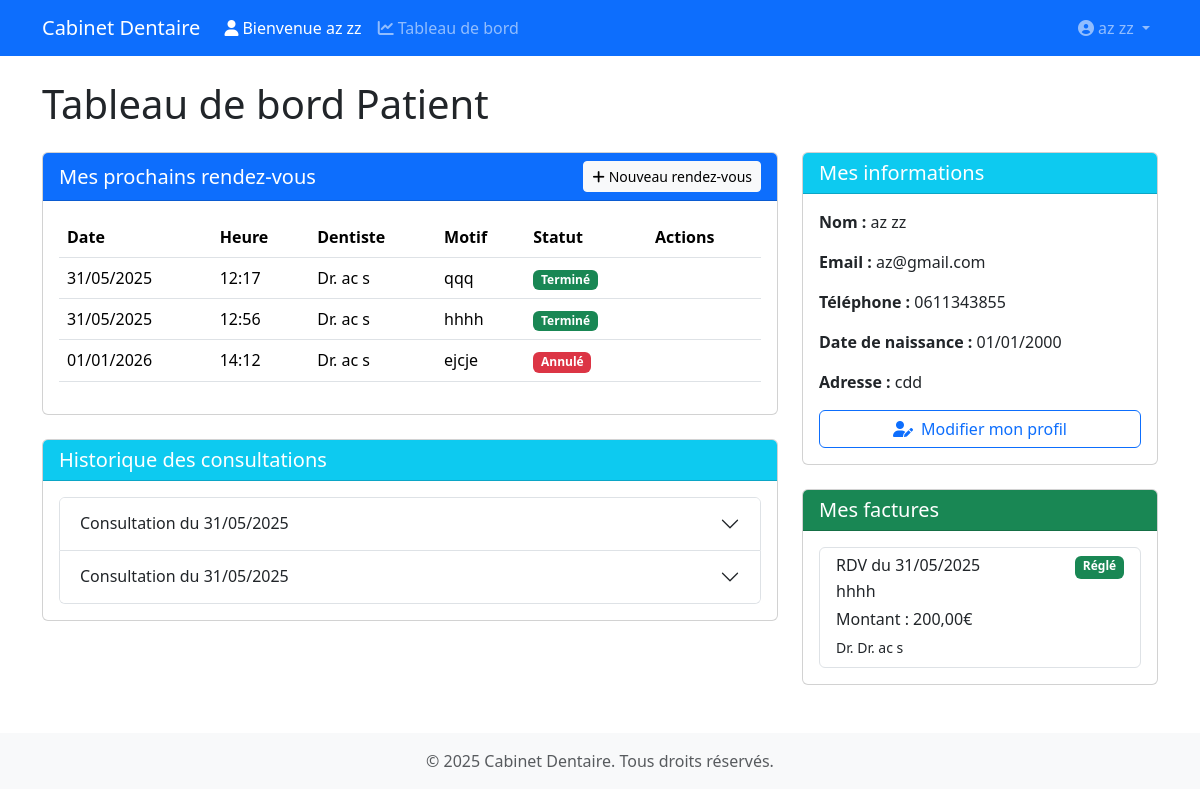
Screenshot of /dashboard/ (signed in) with the database file from the repository.
### gestion_cabinet/models.py (models this page shows, shortened)
class CustomUser(AbstractUser):
    ROLE_CHOICES = [
        ('PATIENT', 'Patient'),
        ('DENTISTE', 'Dentiste'),
        ('SECRETAIRE', 'Secrétaire'),
    ]
    role = models.CharField(max_length=20, choices=ROLE_CHOICES)
    date_naissance = models.DateField(null=True, blank=True)
    telephone = models.CharField(max_length=15, null=True, blank=True)
    adresse = models.TextField(null=True, blank=True)
    photo_profil = models.ImageField(upload_to='photos_profil/', null=True, blank=True)
    class Meta:
        db_table = 'auth_custom_user'
        verbose_name = 'Utilisateur'
        verbose_name_plural = 'Utilisateurs'

class RendezVous(models.Model):
    STATUT_CHOICES = [
        ('PROGRAMME', 'Programmé'),
        ('EN_COURS', 'En cours'),
        ('TERMINE', 'Terminé'),
        ('ANNULE', 'Annulé'),
    ]
    patient = models.ForeignKey(Patient, on_delete=models.CASCADE)
    dentiste = models.ForeignKey(Dentiste, on_delete=models.CASCADE)
    date_heure = models.DateTimeField()
    motif = models.CharField(max_length=200)
    statut = models.CharField(max_length=20, choices=STATUT_CHOICES, default='PROGRAMME')
    notes = models.TextField(blank=True)
    montant = models.DecimalField(max_digits=10, decimal_places=2, default=0)
    statut_paiement = models.CharField(
        max_length=20,
        choices=[
            ('EN_ATTENTE', 'En attente'),
            ('REGLE', 'Réglé'),
        ],
        default='EN_ATTENTE'
    )
    class Meta:
        db_table = 'cabinet_rendez_vous'
        verbose_name = "Rendez-vous"
        verbose_name_plural = "Rendez-vous"
        ordering = ['-date_heure']

class Dentiste(models.Model):
    user = models.OneToOneField('CustomUser', on_delete=models.CASCADE, related_name='dentiste_profile')
    specialite = models.CharField(max_length=100)
    telephone = models.CharField(max_length=15)
    class Meta:
        db_table = 'cabinet_dentiste'
    def __str__(self):
        return f"Dr. {self.user.get_full_name()}"

class Consultation(models.Model):
    rendez_vous = models.OneToOneField(RendezVous, on_delete=models.CASCADE)
    diagnostic = models.TextField()
    traitement = models.TextField()
    date_consultation = models.DateTimeField(auto_now_add=True)

class Patient(models.Model):
    user = models.OneToOneField('CustomUser', on_delete=models.CASCADE, related_name='patient_profile')
    date_naissance = models.DateField()
    telephone = models.CharField(max_length=15)
    adresse = models.TextField()
    date_inscription = models.DateTimeField(auto_now_add=True)
    class Meta:
        db_table = 'cabinet_patient'

### gestion_cabinet/views.py (the view, shortened to what this page needs)
# urls.py: path('dashboard/', views.dashboard, name='dashboard'),
@login_required
def dashboard(request):
    user = request.user
    context = {}
    if hasattr(user, 'patient_profile'):
        context['rendez_vous'] = RendezVous.objects.filter(
            patient=user.patient_profile
        ).order_by('date_heure')
        context['consultations'] = Consultation.objects.filter(
            rendez_vous__patient=user.patient_profile
        ).order_by('-date_consultation')
        context['factures'] = RendezVous.objects.filter(
            patient=user.patient_profile,
            montant__gt=0  # Montant supérieur à 0
        ).order_by('-date_heure')
        return render(request, 'gestion_cabinet/dashboard_patient.html', context)
    messages.error(request, "Votre compte n'est pas correctement configuré. Veuillez contacter l'administrateur.")
    return redirect('home')

### templates/gestion_cabinet/dashboard_patient.html (shortened to what this page needs)
{% extends 'gestion_cabinet/base.html' %}
{% block content %}
<h1 class="mb-4">Tableau de bord Patient</h1>
<div class="row">
    <div class="col-md-8">
        <div class="card mb-4">
            <div class="card-header bg-primary text-white d-flex justify-content-between align-items-center">
                <h5 class="card-title mb-0">Mes prochains rendez-vous</h5>
                <a href="{% url 'rendez_vous_create' %}" class="btn btn-light btn-sm">
                    <i class="fas fa-plus me-1"></i>Nouveau rendez-vous
                </a>
            </div>
            <div class="card-body">
                {% if rendez_vous %}
                <div class="table-responsive">
                    <table class="table table-hover">
                        <thead>
                            <tr>
                                <th>Date</th>
                                <th>Heure</th>
                                <th>Dentiste</th>
                                <th>Motif</th>
                                <th>Statut</th>
                                <th>Actions</th>
                            </tr>
                        </thead>
                        <tbody>
                            {% for rdv in rendez_vous %}
                            <tr>
                                <td>{{ rdv.date_heure|date:"d/m/Y" }}</td>
                                <td>{{ rdv.date_heure|time:"H:i" }}</td>
                                <td>{{ rdv.dentiste }}</td>
                                <td>{{ rdv.motif }}</td>
                                <td>
                                    <span class="badge {% if rdv.statut == 'PROGRAMME' %}bg-primary{% elif rdv.statut == 'TERMINE' %}bg-success{% elif rdv.statut == 'ANNULE' %}bg-danger{% else %}bg-warning{% endif %}">
                                        {{ rdv.get_statut_display }}
                                    </span>
                                </td>
                                <td>
                                </td>
                            </tr>
                            {% endfor %}
                        </tbody>
                    </table>
                </div>
                {% else %}
                <p class="text-center">Vous n'avez pas de rendez-vous programmés.</p>
                {% endif %}
            </div>
        </div>
        <div class="card mb-4">
            <div class="card-header bg-info text-white">
                <h5 class="card-title mb-0">Historique des consultations</h5>
            </div>
            <div class="card-body">
                {% if consultations %}
                <div class="accordion" id="accordionConsultations">
                    {% for consultation in consultations %}
                    <div class="accordion-item">
                        <h2 class="accordion-header">
                            <button class="accordion-button collapsed" type="button" data-bs-toggle="collapse" data-bs-target="#consultation{{ consultation.id }}">
                                Consultation du {{ consultation.date_consultation|date:"d/m/Y" }}
                            </button>
                        </h2>
                    </div>
                    {% endfor %}
                </div>
                {% else %}
                <p class="text-center">Aucune consultation enregistrée.</p>
                {% endif %}
            </div>
        </div>
    </div>
    <div class="col-md-4">
        <div class="card mb-4">
            <div class="card-header bg-info text-white">
                <h5 class="card-title mb-0">Mes informations</h5>
            </div>
            <div class="card-body">
                <p><strong>Nom :</strong> {{ user.get_full_name }}</p>
                <p><strong>Email :</strong> {{ user.email }}</p>
                <p><strong>Téléphone :</strong> {{ user.patient_profile.telephone }}</p>
                <p><strong>Date de naissance :</strong> {{ user.patient_profile.date_naissance|date:"d/m/Y" }}</p>
                <p><strong>Adresse :</strong> {{ user.patient_profile.adresse }}</p>
                <a href="{% url 'profile' %}" class="btn btn-outline-primary w-100">
                    <i class="fas fa-user-edit me-2"></i>Modifier mon profil
                </a>
            </div>
        </div>
        <div class="card">
            <div class="card-header bg-success text-white">
                <h5 class="card-title mb-0">Mes factures</h5>
            </div>
            <div class="card-body">
                {% if factures %}
                <div class="list-group">
                    {% for rdv in factures %}
                    <div class="list-group-item">
                        <div class="d-flex w-100 justify-content-between">
                            <h6 class="mb-1">RDV du {{ rdv.date_heure|date:"d/m/Y" }}</h6>
                            <span class="badge {% if rdv.statut_paiement == 'REGLE' %}bg-success{% else %}bg-warning{% endif %}">
                                {{ rdv.get_statut_paiement_display }}
                            </span>
                        </div>
                        <p class="mb-1">{{ rdv.motif }}</p>
                        <p class="mb-1">Montant : {{ rdv.montant }}€</p>
                        <small>Dr. {{ rdv.dentiste }}</small>
                    </div>
                    {% endfor %}
                </div>
                {% else %}
                <p class="text-center">Aucune facture disponible.</p>
                {% endif %}
            </div>
        </div>
    </div>
</div>
{% endblock %}

### templates/gestion_cabinet/base.html (shortened to what this page needs)
<!DOCTYPE html>
<html lang="fr">
<head>
    <link href="https://cdn.jsdelivr.net/npm/bootstrap@5.3.2/dist/css/bootstrap.min.css" rel="stylesheet">
    <link href="https://cdnjs.cloudflare.com/ajax/libs/font-awesome/6.0.0/css/all.min.css" rel="stylesheet">
</head>
<body>
    <nav class="navbar navbar-expand-lg navbar-dark bg-primary">
        <div class="container">
            <a class="navbar-brand" href="{% url 'home' %}">Cabinet Dentaire</a>
            <div class="collapse navbar-collapse" id="navbarNav">
                <ul class="navbar-nav me-auto">
                    {% if user.is_authenticated %}
                        {% if user.dentiste_profile %}
                            <li class="nav-item">
                                <span class="nav-link text-white">
                                    <i class="fas fa-user-md me-1"></i>Bienvenue Dr. {{ user.get_full_name }}
                                </span>
                            </li>
                        {% elif user.secretaire_profile %}
                            <li class="nav-item">
                                <span class="nav-link text-white">
                                    <i class="fas fa-user-tie me-1"></i>Bienvenue {{ user.get_full_name }} (Secrétaire)
                                </span>
                            </li>
                        {% elif user.patient_profile %}
                            <li class="nav-item">
                                <span class="nav-link text-white">
                                    <i class="fas fa-user me-1"></i>Bienvenue {{ user.get_full_name }}
                                </span>
                            </li>
                        {% endif %}
                        <li class="nav-item">
                            <a class="nav-link" href="{% url 'dashboard' %}">
                                <i class="fas fa-chart-line me-1"></i>Tableau de bord
                            </a>
                        </li>
                    {% endif %}
                </ul>
                <ul class="navbar-nav">
                    {% if user.is_authenticated %}
                    <li class="nav-item dropdown">
                        <a class="nav-link dropdown-toggle" href="#" id="navbarDropdown" role="button" data-bs-toggle="dropdown" aria-expanded="false">
                            {% if user.photo_profil %}
                                <img src="{{ user.photo_profil.url }}" alt="Photo de profil" class="rounded-circle" style="width: 25px; height: 25px; object-fit: cover;">
                            {% else %}
                                <i class="fas fa-user-circle"></i>
                            {% endif %}
                            {{ user.get_full_name|default:user.username }}
                        </a>
                    </li>
                    {% endif %}
                </ul>
            </div>
        </div>
    </nav>
    <div class="container mt-4">
        {% block content %}{% endblock %}
    </div>
    <footer class="footer mt-5 py-3 bg-light">
        <div class="container text-center">
            <span class="text-muted">© {% now "Y" %} Cabinet Dentaire. Tous droits réservés.</span>
        </div>
    </footer>
</body>
</html>

### rows the page displays
RendezVous: date_heure "31/05/2025", date_heure "12:17", dentiste "Dr. ac s", motif "qqq", statut "Terminé"
RendezVous: date_heure "31/05/2025", date_heure "12:56", dentiste "Dr. ac s", motif "hhhh", statut "Terminé", statut_paiement "Réglé", montant "200,00"
RendezVous: date_heure "01/01/2026", date_heure "14:12", dentiste "Dr. ac s", motif "ejcje", statut "Annulé"
Consultation: date_consultation "31/05/2025"
Consultation: date_consultation "31/05/2025"

### other values shown
{{ user.get_full_name }} "az zz"
{{ user.get_full_name|default:user.username }} "az zz"
{{ user.email }} "az@gmail.com"
{{ user.patient_profile.telephone }} "0611343855"
{{ user.patient_profile.date_naissance|date:"d/m/Y" }} "01/01/2000"
{{ user.patient_profile.adresse }} "cdd"
